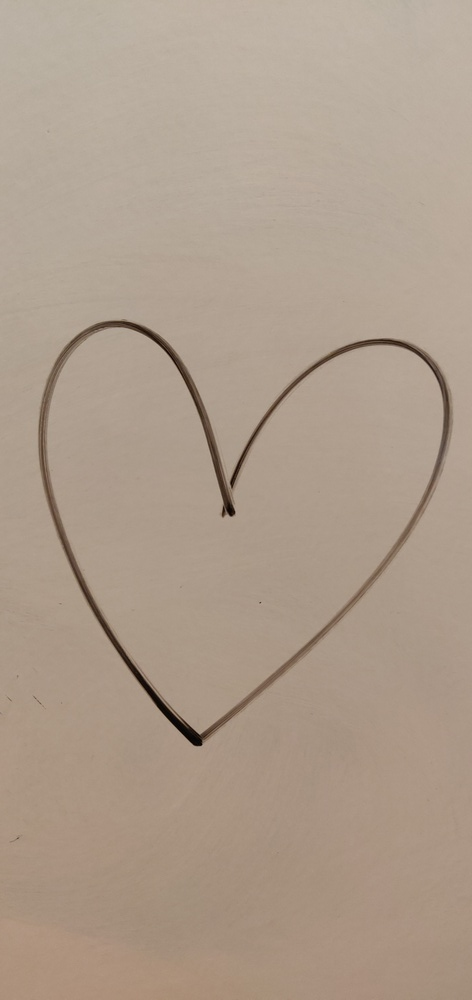
#> input picture images/heart_whiteboard.jpg, 472 x 1000 px, shrunk from 2176 x 4608 before the run, given in place of the camera
$ python opencv_test_camera.py
#> lines starting #> are read from the running program, lines starting #| are printed output that depends on the picture; after the words box and inside, x2 and y2 are one past the last pixel; in counts of white or black regions, pixels touching at a corner belong together
import cv2
import numpy as np

cap = cv2.VideoCapture(0)

while True:
	ret, frame = cap.read()
#> frame is the input picture: shape (1000, 472, 3); mean B, G, R 140.1, 156.2, 173.3
	frame_hls = cv2.cvtColor(frame, cv2.COLOR_BGR2HLS)
#> frame_hls: shape (1000, 472, 3); mean of channels 0, 1, 2 14.7, 156.9, 44.2
	frame_grey = cv2.cvtColor(frame, cv2.COLOR_BGR2GRAY)
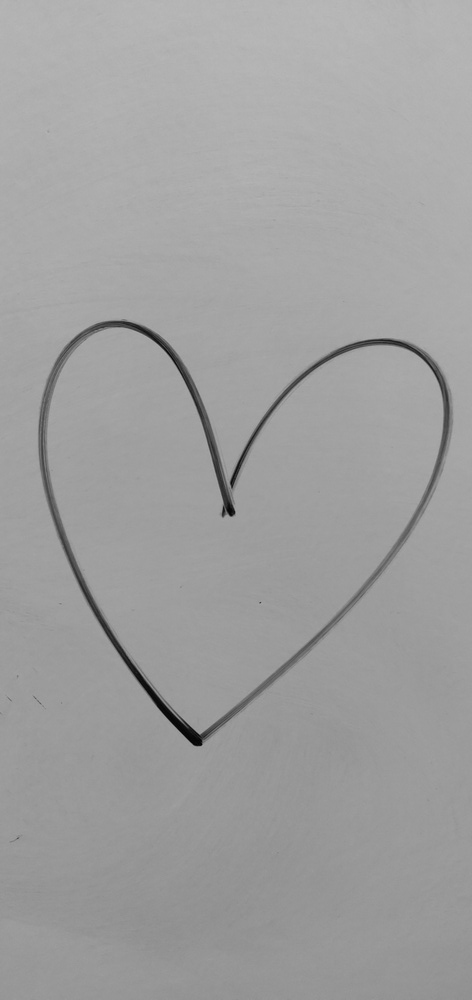
#> frame_grey: shape (1000, 472); min 2, max 185, mean 159.5
	frame_grey_blur = cv2.GaussianBlur(frame_grey, (5, 5), 0)

	edges = cv2.Canny(frame_grey, 50, 150)
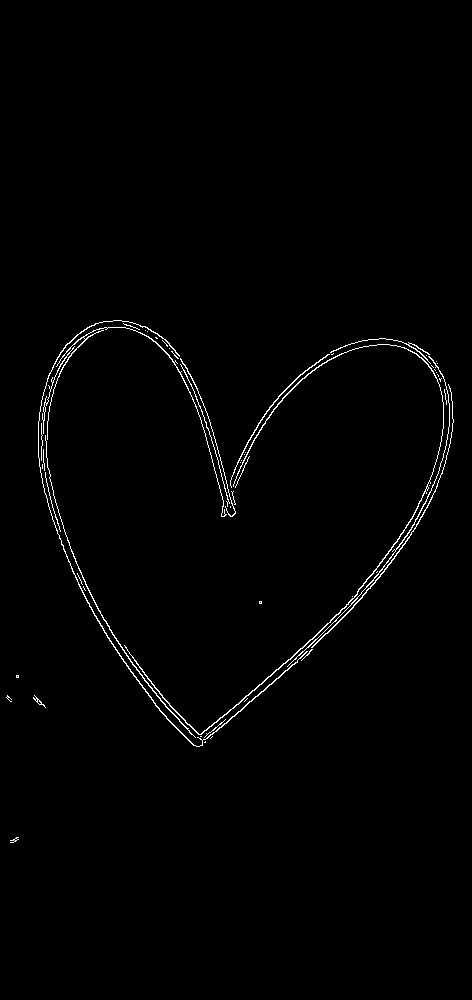
#> edges: shape (1000, 472); 1.1% white in thin lines or dots, all inside (x1, y1, x2, y2) = (6, 320, 454, 843)
	rho = 1  # distance resolution in pixels of the Hough grid
	theta = np.pi / 180  # angular resolution in radians of the Hough grid
	threshold = 15  # minimum number of votes (intersections in Hough grid cell)
	min_line_length = 50  # minimum number of pixels making up a line
	max_line_gap = 20  # maximum gap in pixels between connectable line segments
	line_image = np.copy(frame) * 0  # creating a blank to draw lines on
#> line_image: shape (1000, 472, 3); every value is 0

	lines = cv2.HoughLinesP(
		edges, rho, theta, threshold, np.array([]),
		min_line_length, max_line_gap
	)
#> lines = 65 rows, first 6: [263, 691, 353, 607], [270, 676, 387, 567], [118, 643, 176, 712], [200, 417, 216, 474], [254, 430, 320, 359], [70, 548, 96, 606]

	print(lines)
#> (printed output is left out)

	# White Mask
	lower = np.uint8([0, 200, 0])
	upper = np.uint8([255, 255, 255])
	white_mask = cv2.inRange(frame_hls, lower, upper)
#> white_mask: shape (1000, 472); every value is 0

	# Grey Mask
	lower = np.uint8([0, 0, 0])
	upper = np.uint8([255, 100, 255])
	grey_mask = cv2.inRange(frame_hls, lower, upper)
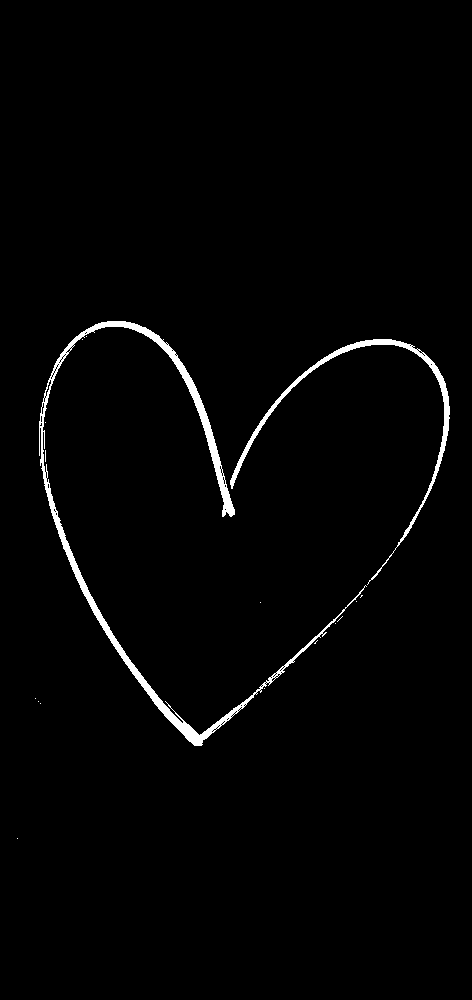
#> grey_mask: shape (1000, 472); 1.6% white; 17 white regions (15 under 20 px), largest, box (x1, y1, x2, y2) and area: (39, 321, 367, 746) 5478, (230, 339, 450, 585) 2231

	# Combine Masks
	mask = cv2.bitwise_or(white_mask, grey_mask)

	cv2.imshow("mask", mask)
	if cv2.waitKey(1) & 0xFF == ord('q'):
#> (key q is pressed here)
		break

cap.release()
cv2.destroyAllWindows()
